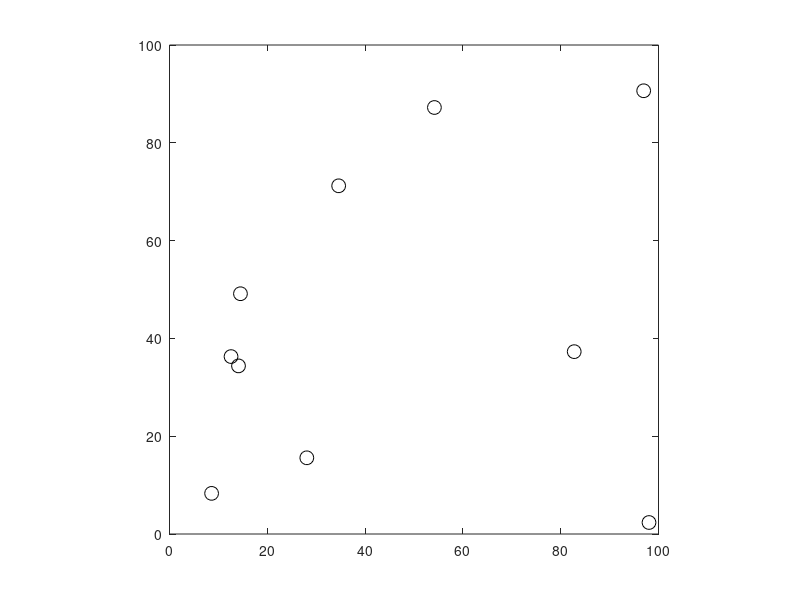

MATLAB code to generate this figure: (Note: this script raises an error after producing the figure.)
% compute non-overlapping cliques on a graph G 
% we only give a FEASIBLE distribtued solution

% the number of robots, 
Nr = 10;
% give the postions of all robots
r_pos = zeros(Nr,2);
r_pos(:, 1) = 100 * rand(Nr, 1);
r_pos(:, 2) = 100 * rand(Nr, 1);

nei_range = 70;

% plot positions
figure(1);
axis equal; box on; hold on;
xlim([0 100]);
ylim([0 100]);
plot(r_pos(:, 1), r_pos(:, 2), 'ko', 'MarkerSize', 10)

% % neighbor range, within the distance
% Nr = 10;
% nei_range = 50;
 
% r_pos = [43.736097320218107  93.410446177255096
%   83.629640732425003  47.750709597826159
%   68.157660161731499  60.347793864945245
%   30.095046586899610  55.703523793240784
%   23.312920245258397  11.032265227536008
%   21.337097096324232  50.757009969983891
%   62.192977838792032  92.409091768479215
%   23.420395607668397  22.934738136958032
%    6.571907389024101  26.942398145015090
%   46.609821610767099  13.263947712151779];

% store robot i and its neighbors
r_neighbor = cell(Nr,1);

for i = 1 : Nr
    r_neighbor{i} = i; 
    for j = 1 : Nr
        % search for neighbors 
        if j~=i && norm(r_pos(j,:)-r_pos(i,:)) <= nei_range
            r_neighbor{i} = [r_neighbor{i}, j];
        end
    end
end
%r_nei_inx = {[1 3 6];[2 6];[3 1 4 6];[4 3 5];[5 4];[6 1 2 3]};
% neighbor's neighbors are used to compute the clqiue by intersection
% store the clqiues for each r
r_in_clique = cell(Nr,1); 
for i = 1 : Nr 
    % check if i is already selected
    i_in_cliq = 0;
    for p = 1 : i
        if ismember(i, r_in_clique{p})
            r_in_clique{i} = r_in_clique{p}; 
            i_in_cliq = 1;
            break;
        end
    end
    if i_in_cliq == 0
    % store the maximal clqiues for each robot, since a robot may have more than one 
        temp_cliques_r = {};
        % the # of robot i and its neighbors 
        for n_ri_nei = length(r_neighbor{i}) : -1 : 1
            % the possible cases of intersection
            in_sect = nchoosek(r_neighbor{i}, n_ri_nei);
            % the numebr of cases of itersection
            for t = 1 : length(in_sect(:,1))
                % define a set to store the intersections
                temp_insect = (1 : Nr); 
                for k = 1 : length(in_sect(t,:))
                    temp_insect = intersect(temp_insect, r_neighbor{in_sect(t,k)});
                end

                % check if it is a maximal clique
                if length(temp_insect) ==  n_ri_nei
                    % if all agreed, new clique is born,
                    temp_cliques_r = [temp_cliques_r, temp_insect];
                    % some old smaller clqiue loses node
                end
            end

            if ~isempty(temp_cliques_r)
                    if length(temp_cliques_r)==1
                        r_in_clique{i} = temp_cliques_r{1}; 
                    else
                        % we need to decide which one by comparing the
                        % number of robots in these cliques, choose the
                        % smallest one

                        % calculate the number of all the neigbors of the
                        % members in each clique
                        n_cliq_nei = zeros(1,length(temp_cliques_r));
                        for m = 1 : length(temp_cliques_r)
                            each_cliq_nei = [];
                         for n = 1 : length(temp_cliques_r{m})
                             each_cliq_nei = union(each_cliq_nei, r_neighbor{temp_cliques_r{m}(n)}); 
                         end 
                             n_cliq_nei(m) = length(each_cliq_nei);
                        end
                        % choose the clqiue which has the minimum each_cliq_nei 
                        [~,min_inx] = min(n_cliq_nei);
                        r_in_clique{i} = temp_cliques_r{min_inx};
                    end

                break;
            end
        end
        
    end
    %update the r_neighbor by breaking the connections with r_in_cliq;
    for k = 1 : length(r_in_clique{i})
        for l = 1 : Nr
            if r_in_clique{i}(k) == l
                r_neighbor{l} = [];
            elseif r_in_clique{i}(k) ~= l && ismember(r_in_clique{i}(k), r_neighbor{l})
                [~, idx] = ismember(r_in_clique{i}(k), r_neighbor{l}); 
                r_neighbor{l}(idx) = []; 
            end
        end
    end
    
end
% double check if r_in_clique{i} = {}, give i to it, a clique with single
% node
for i = 1 : Nr
    i_in_cliq_flag = ones(1, Nr);
    for j = 1 : Nr
        if ~ismember(i, r_in_clique{j})
            i_in_cliq_flag(j)=0;
        end
    end
    if isempty(r_in_clique{i}) && sum(i_in_cliq_flag) == 0
        r_in_clique{i} = i; 
    end
end
% calculate the non overlap cliques
% store all non-overlapping clqiues
nonoverlap_cliques = { }; 
for i = 1 : length(r_in_clique)
    flag_repeat_clique = ones(1,length(nonoverlap_cliques)); 
    for j = 1 : length(nonoverlap_cliques)
        if ~isempty(setdiff(r_in_clique{i}, nonoverlap_cliques{j}))
            flag_repeat_clique(j) = 0;
        end
    end
    if sum(flag_repeat_clique) == 0
        nonoverlap_cliques = [nonoverlap_cliques; r_in_clique{i}];
    end
end
% specify the number of colors
cmap = colormap(parula(length(nonoverlap_cliques)));

% plot the communication links
for i = 1 : length(nonoverlap_cliques)
    % plot the link within each clique
    if length(nonoverlap_cliques{i}) > 1
        pair = nchoosek(nonoverlap_cliques{i}, 2);
        % plot the link in each pair
        for j = 1 : length(pair(:,1))
            % pair(j,1) and pair(j,2) are two robots
            plot([r_pos(pair(j,1),1), r_pos(pair(j,2),1)], [r_pos(pair(j,1),2), r_pos(pair(j,2),2)],...
                'Color',cmap(i,:), 'LineWidth',1)
            hold on;
        end
    end
end